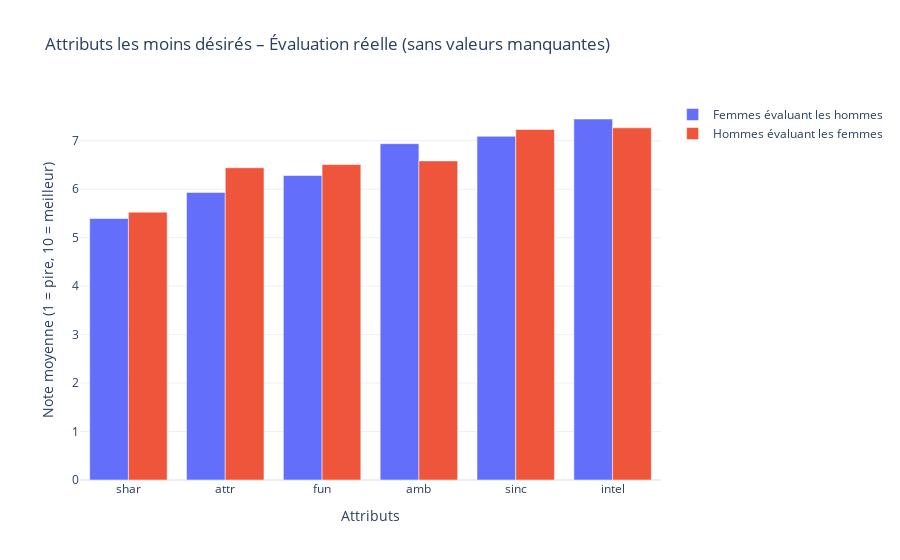

Notebook code for this chart:
### Code cell
import pandas as pd
import plotly.graph_objects as go

# Colonnes à utiliser
eval_cols = ['attr', 'sinc', 'intel', 'fun', 'amb', 'shar']

# Garder uniquement les lignes complètes
df_event_complete = df.dropna(subset=eval_cols)

# Calcul des moyennes par genre
result_event_complete = {}
for gender, label in zip([0, 1], ['Femmes évaluant les hommes', 'Hommes évaluant les femmes']):
    subset = df_event_complete[df_event_complete['gender'] == gender]
    result_event_complete[label] = subset[eval_cols].mean().sort_values()

# Création du graphique interactif
fig = go.Figure()

fig.add_trace(go.Bar(
    x=result_event_complete["Femmes évaluant les hommes"].index,
    y=result_event_complete["Femmes évaluant les hommes"].values,
    name="Femmes évaluant les hommes"
))

fig.add_trace(go.Bar(
    x=result_event_complete["Hommes évaluant les femmes"].index,
    y=result_event_complete["Hommes évaluant les femmes"].values,
    name="Hommes évaluant les femmes"
))

fig.update_layout(
    title="Attributs les moins désirés – Évaluation réelle (sans valeurs manquantes)",
    xaxis_title="Attributs",
    yaxis_title="Note moyenne (1 = pire, 10 = meilleur)",
    barmode='group',
    template='plotly_white'
)

fig.show()

### Figure 1 — Plotly figure (JSON) as saved in the notebook; plotly's stock layout.template omitted (floating-point values rounded to 4 significant figures)
{"data": [{"name": "Femmes évaluant les hommes", "type": "bar", "x": ["shar", "attr", "fun", "amb", "sinc", "intel"], "y": [5.396, 5.935, 6.284, 6.941, 7.092, 7.45]}, {"name": "Hommes évaluant les femmes", "type": "bar", "x": ["shar", "attr", "fun", "amb", "sinc", "intel"], "y": [5.528, 6.444, 6.509, 6.585, 7.234, 7.268]}], "layout": {"barmode": "group", "title": {"text": "Attributs les moins désirés – Évaluation réelle (sans valeurs manquantes)"}, "xaxis": {"title": {"text": "Attributs"}}, "yaxis": {"title": {"text": "Note moyenne (1 = pire, 10 = meilleur)"}}}}
